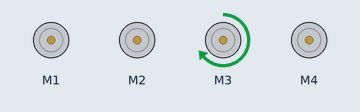
This program was run on a simulated Arduino Leonardo, built with avr-gcc and run on an emulated ATmega32U4. Shown: 4 × DC motor (green arrow = forward, orange = backward, longer = faster). What the program prints to the serial monitor is not drawn.

Above: at 0.08 s.
At 0.67 s:
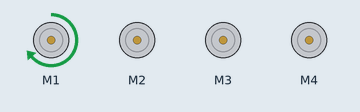
At 2.6 s:
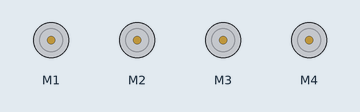
At 4.59 s:
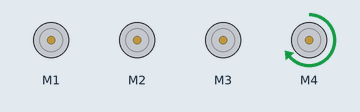
At 6.77 s:
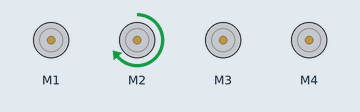
Timing chart, 0 to 7.1 s (numbered marks = the images above):
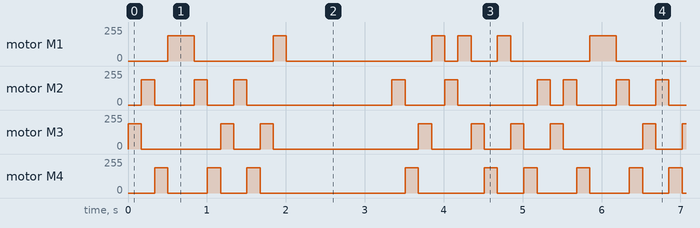

Measured:
- by itself, motor M1: repeats every 5.3 s: stopped 1.0 s, forward 191/255 0.17 s, stopped 1.8 s, forward 191/255 0.17 s, stopped 0.17 s, forward 191/255 0.17 s, stopped 0.33 s, forward 191/255 0.17 s, stopped 1.0 s, forward 191/255 0.33 s
- by itself, motor M3: repeats every 5.3 s: stopped 1.0 s, forward 191/255 0.17 s, stopped 0.33 s, forward 191/255 0.17 s, stopped 1.8 s, forward 191/255 0.17 s, stopped 0.50 s, 2 × (forward 191/255 0.17 s, stopped 0.33 s), forward 191/255 0.17 s

The program:

main.cpp
```cpp
#include <Arduino.h>
#include <Adafruit_MotorShield.h>

Adafruit_MotorShield AFMS = Adafruit_MotorShield();

Adafruit_DCMotor *motor1 = AFMS.getMotor(1);
Adafruit_DCMotor *motor2 = AFMS.getMotor(2);
Adafruit_DCMotor *motor3 = AFMS.getMotor(3);
Adafruit_DCMotor *motor4 = AFMS.getMotor(4);

int timer = 167;           // The higher the number, the slower the timing.
int ledPins[] = { 3, 2, 4, 1, 1, 2, 4, 3, 2, 4, 3, 1, 13, 13, 13, 13, 13, 13, 13, 13, 2, 4, 3, 1, 2, 1, 3, 4, 1, 3, 4, 2 };
// an array of pin numbers to which LEDs are attached Pin 13 is a pause
int pinCount = 32;           // the number of pins (i.e. the length of the array)
int speed = 191;

void setupMotors() {
  AFMS.begin();
  motor1->setSpeed(speed);
  motor2->setSpeed(speed);
  motor3->setSpeed(speed);
  motor4->setSpeed(speed);
  motor1->run(FORWARD);
  motor2->run(FORWARD);
  motor3->run(FORWARD);
  motor4->run(FORWARD);
  motor1->run(RELEASE);
  motor2->run(RELEASE);
  motor3->run(RELEASE);
  motor4->run(RELEASE);
}

void setup() {
  Serial.begin(9600);           // set up Serial library at 9600 bps
  Serial.println("Adafruit Motorshield v2 - DC Motor test!");

  if (!AFMS.begin()) {         // create with the default frequency 1.6KHz
  // if (!AFMS.begin(1000)) {  // OR with a different frequency, say 1KHz
    Serial.println("Could not find Motor Shield. Check wiring.");
    while (1);
  }
  Serial.println("Motor Shield found.");
  setupMotors();
}

void loop() {
for (int thisPin = 0; thisPin < pinCount; thisPin++) {

  switch (ledPins[thisPin]) {
    case 1:
     motor1->run(FORWARD);
      motor1->setSpeed(speed);
      delay(timer);
      motor1->run(RELEASE);
      break;
    case 2:
      motor2->run(FORWARD);
      motor2->setSpeed(speed);
      delay(timer);
      motor2->run(RELEASE);
      break;
    case 3:
      motor3->run(FORWARD);
      motor3->setSpeed(speed);
      delay(timer);
      motor3->run(RELEASE);
      break;
    case 4:
      motor4->run(FORWARD);
      motor4->setSpeed(speed);
      delay(timer);
      motor4->run(RELEASE);
      break;
    case 13:
      digitalWrite(13, HIGH);
      delay(timer);
      digitalWrite(13, LOW);
      break;
  }
}
}
```
